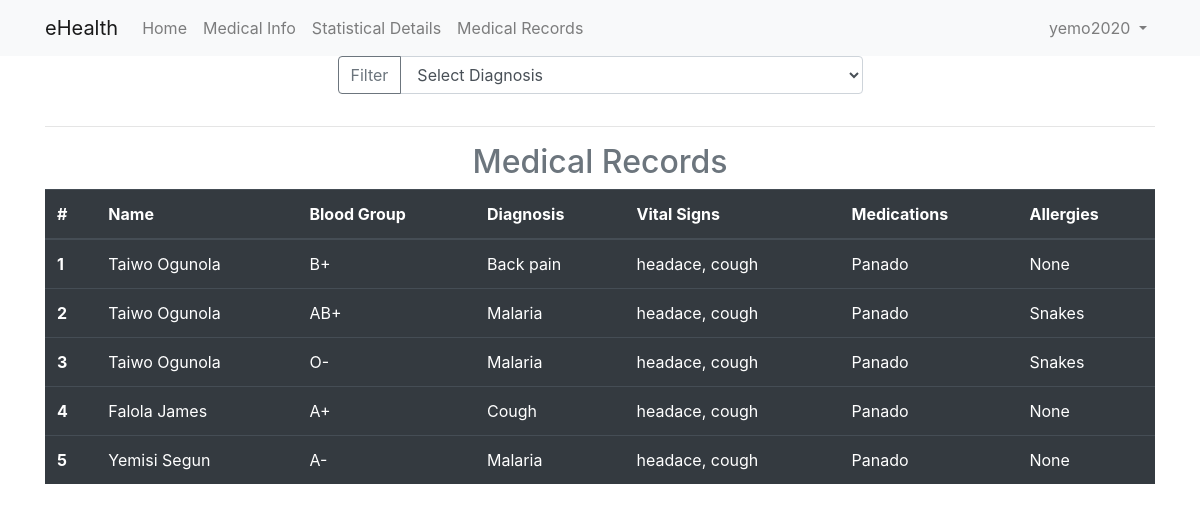
The app's page /medical-recodes/ (signed in), older data.
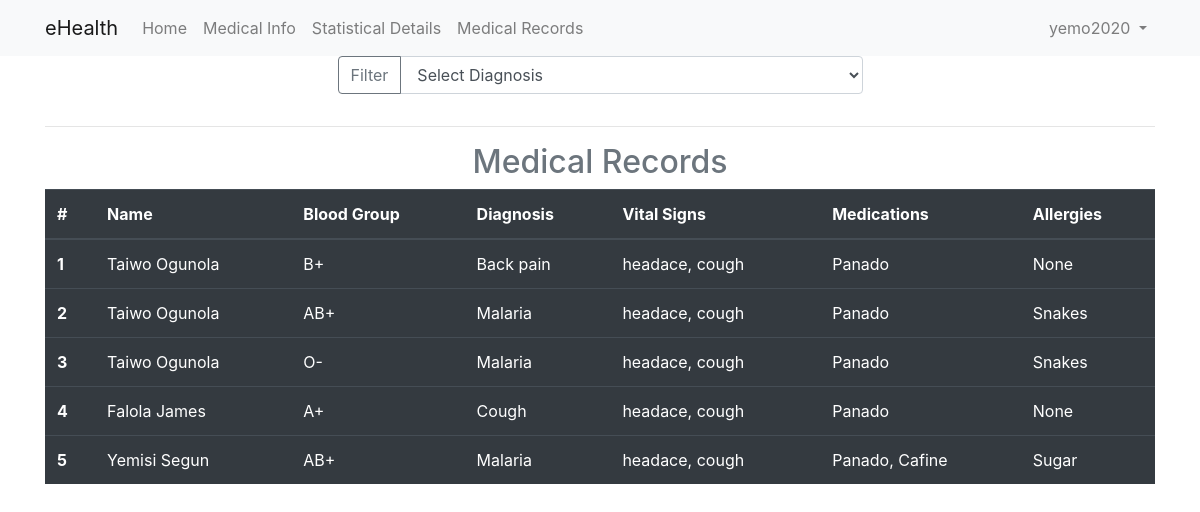
The same page, newer data.
### core/models.py (models this page shows, shortened)
class MedicalInfo(models.Model):
  user = models.OneToOneField(User, on_delete=models.CASCADE, related_name='medical_info')
  blood_group = models.CharField(max_length=10, choices=BLOOD_GROUP_CHOICES)
  diagnosis = models.CharField(max_length=30, choices=DIAGNOSIS_CHOICES)
  vital_signs = models.CharField(max_length=255)
  medications = models.CharField(max_length=200)
  allergies = models.CharField(max_length=255, null=True, blank=True)

### users/models.py (models this page shows, shortened)
class User(AbstractBaseUser, PermissionsMixin):
    email = models.EmailField(unique=True, verbose_name="E-mail")
    username = models.CharField(max_length=120, unique=True, verbose_name="Username")
    full_name = models.CharField(max_length=120, verbose_name="Full name")
    created_at = models.DateTimeField(auto_now_add=True)
    is_medical_practioner = models.BooleanField(default=False)
    is_active = models.BooleanField(default=True)
    is_staff = models.BooleanField(default=False)
    is_superuser = models.BooleanField(default=False)
    REQUIRED_FIELDS = ["email", "full_name"]
    USERNAME_FIELD = "username"
    objects = UserManager()
    class Meta:
        ordering = ("-created_at",)

### core/views.py (the view)
# urls.py: path('medical-recodes/', views.medical_recodes, name='medical-recodes'),
@medical_practioner_login_required
def medical_recodes(request):
  query = request.GET.get('q')
  medical_recodes = MedicalInfo.objects.all()
  if query is not None:
    medical_recodes = MedicalInfo.objects.filter(diagnosis=query)
    if query == '':
      medical_recodes = MedicalInfo.objects.all()
  context =  {
    "medical_recodes": medical_recodes,
    'diagnosis_choices': DIAGNOSIS_CHOICES,
    "query": query
  }
  return render(request, 'core/medical-recodes.html', context)

### core/templates/core/medical-recodes.html
{% extends 'layout/dashboard-base.html' %}
{% block content %}
<div class="d-flex justify-content-center">
  <form action="" method="GET" class="col-md-6">
    <div class="input-group mb-3">
      <div class="input-group-prepend">
        <button class="btn btn-outline-secondary" type="submit">Filter</button>
      </div>
      <select name="q" class="form-control">
        {% for key, value in diagnosis_choices %}
        <option value="{{ key }}">
          {{ value }}
        </option>
        {% endfor %}
      </select>
    </div>
  </form>
</div>
<hr>
<h2 class="text-muted text-center">Medical Records</h2>
{% if medical_recodes %}
<table class="table table-dark">
  <thead>
    <tr>
      <th scope="col">#</th>
      <th scope="col">Name</th>
      <th scope="col">Blood Group</th>
      <th scope="col">Diagnosis</th>
      <th scope="col">Vital Signs</th>
      <th scope="col">Medications</th>
      <th scope="col">Allergies</th>
    </tr>
  </thead>
  <tbody>
    {% for recode in medical_recodes %}
    <tr>
      <th scope="row">{{ forloop.counter }}</th>
      <td>{{ recode.user.full_name }}</td>
      <td>{{ recode.blood_group }}</td>
      <td>{{ recode.get_diagnosis_display }}</td>
      <td>{{ recode.vital_signs }}</td>
      <td>{{ recode.medications }}</td>
      <td>{{ recode.allergies }}</td>
    </tr>
    {% endfor %}
  </tbody>
</table>
{% endif %}
{% endblock content %}

Row changes from the older to the newer data that the page shows:
changed MedicalInfo "Yemisi Segun": blood_group "A-" → "AB+"; medications "Panado" → "Panado, Cafine"; allergies "None" → "Sugar"
